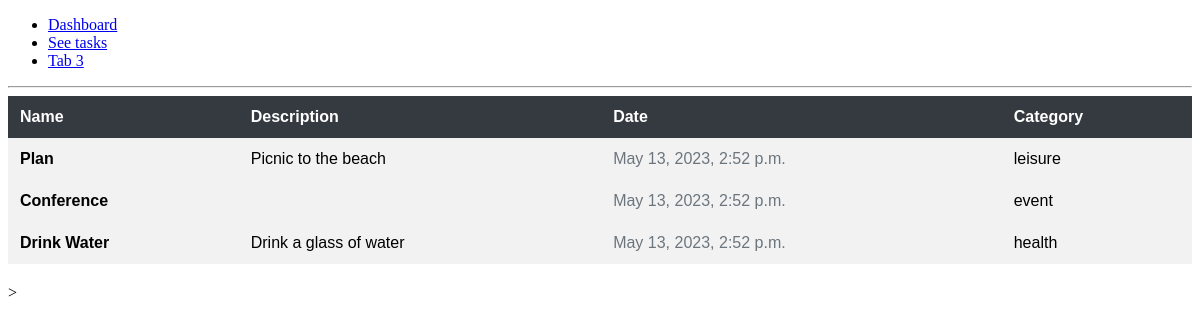
/tab1/, run on an earlier commit of the app's database.
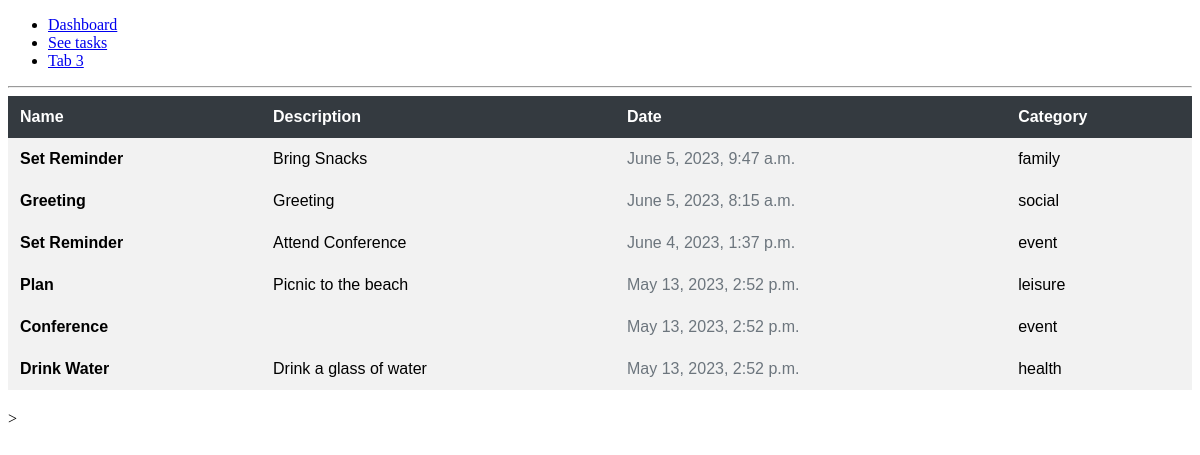
And on a later commit of the database.
### base/models.py (models this page shows)
class Task(models.Model):
    name = models.CharField(max_length=200)
    desc = models.TextField(null=True, blank=True)
    date = models.DateTimeField(
        auto_now_add=True, null=True)
    category = models.CharField(max_length=200, null=True)
    class Meta:
        ordering = ['-date']
    def __str__(self):
        return self.name

### base/views.py (the view)
# urls.py: path('tab1/', views.tab1, name="Organize"),
def tab1(request):
    tasks = Task.objects.all()
    context = {'tasks': tasks}
    print(tasks)
    return render(request, 'base/tab1.html', context)

### base/templates/base/tab1.html
{% extends 'main.html' %}
{% block content %}
  <div style="overflow-x:auto;">
    <table style="font-family: Arial, sans-serif; border-collapse: collapse; width: 100%; margin-bottom: 20px;">
      <thead>
        <tr style="background-color: #343a40; color: #fff;">
          <th style="padding: 12px; text-align: left;">Name</th>
          <th style="padding: 12px; text-align: left;">Description</th>
          <th style="padding: 12px; text-align: left;">Date</th>
          <th style="padding: 12px; text-align: left;">Category</th>
        </tr>
      </thead>
      <tbody>
      {% for task in tasks %}
        <tr style="background-color: #f2f2f2;">
          <td style="padding: 12px; text-align: left; font-weight: bold;">{{ task.name }}</td>
          <td style="padding: 12px; text-align: left;">{{ task.desc }}</td>
          <td style="padding: 12px; text-align: left; color: #6c757d;">{{ task.date }}</td>
          <td style="padding: 12px; text-align: left;">{{ task.category }}</td>
        </tr>
      {% endfor %}
      </tbody>
    </table>
  </div>
{% endblock %}

What changed in the data, as far as the page shows it:
added Task: name "Set Reminder", desc "Bring Snacks", date "June 5, 2023, 9:47 a.m.", category "family"
added Task: name "Greeting", desc "Greeting", date "June 5, 2023, 8:15 a.m.", category "social"
added Task: name "Set Reminder", desc "Attend Conference", date "June 4, 2023, 1:37 p.m.", category "event"
